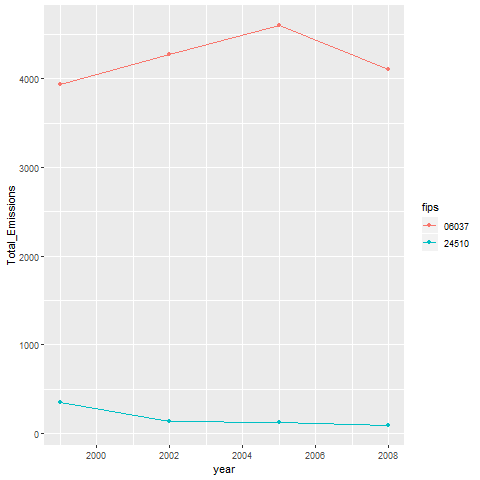

Recreate this plot in R.
#Set working directory to your repo locatoin
#setwd('PATH TO REPOSITORY HERE')


# get the file url
url= paste('https://d396qusza40orc.cloudfront.net/exdata%2Fdata%2FNEI_data.zip')
# create a temporary directory
td = tempdir()
# create the placeholder file
tf = tempfile(tmpdir=td, fileext=".zip")
# download into the placeholder file
download.file(url, tf)
# get the name of the first file in the zip archive
fname1 = unzip(tf, list=TRUE)$Name[1]
fname2 = unzip(tf, list=TRUE)$Name[2]
# unzip the file to the temporary directory
unzip(tf, files=fname1, exdir=td, overwrite=TRUE)
unzip(tf, files=fname2, exdir=td, overwrite=TRUE)
# fpath is the full path to the extracted file
fpath1 = file.path(td, fname1)
fpath2 = file.path(td, fname2)
scc = readRDS(fpath1)
pm25 = readRDS(fpat1)

install.packages('tidyverse')
library(tidyverse)
df1 <- left_join(pm25, scc)
df1 <- df1 %>% group_by(year, type) %>% 
  dplyr::filter( fips %in% c('24510','06037') & EI.Sector %in% unique(df1$EI.Sector)[grep('On-Road', unique(df1$EI.Sector))]) %>%  
  group_by(year, fips) %>%
  dplyr::summarise(Total_Emissions=sum(Emissions, na.rm=TRUE))
png(file='plot5.png')
g <-ggplot(df1, aes(year, Total_Emissions, group=fips))
g+ geom_line(aes(color=fips)) + geom_point(aes(color=fips))
dev.off()
